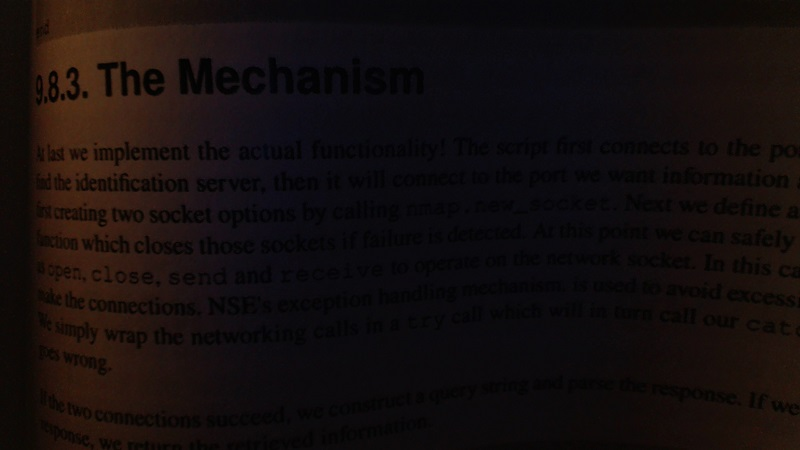
#> input picture open cv/images/bookpage.jpg, 800 x 450 px, given in place of the camera
$ python 'remove green.py'
#> lines starting #> are read from the running program, lines starting #| are printed output that depends on the picture; after the words box and inside, x2 and y2 are one past the last pixel; in counts of white or black regions, pixels touching at a corner belong together
import cv2 as cv
import numpy as np


cap = cv.VideoCapture(0)

#cap.set(3,640)
#cap.set(4,480)

while True:
    temp, img = cap.read()
#> img is the input picture: shape (450, 800, 3); mean B, G, R 13.4, 13.6, 20.3
    hsv = cv.cvtColor(img, cv.COLOR_BGR2HSV)
#> hsv: shape (450, 800, 3); mean H, S, V 81.2, 108.8, 21.8

    kernel = np.zeros((21,21),np.uint8)

    lower_green = np.array([30, 11, 4])
    upper_green = np.array([95, 255, 223])
    mask = cv.inRange(hsv, lower_green, upper_green)
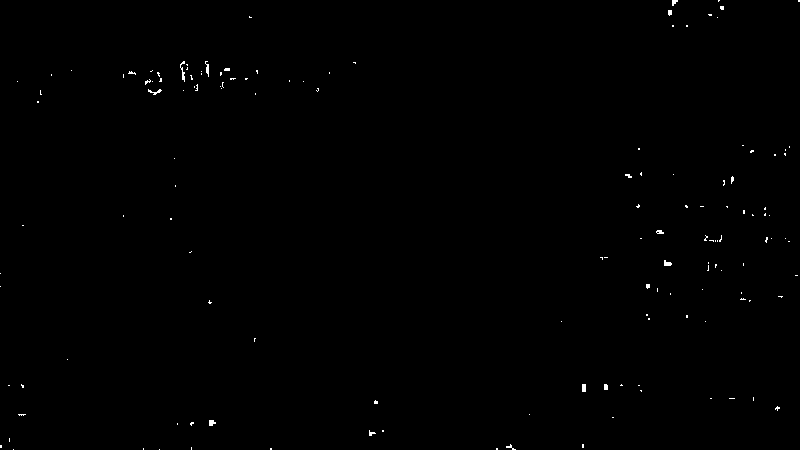
#> mask: shape (450, 800); 0.27% white in thin lines or dots
    openning = cv.morphologyEx(mask, cv.MORPH_OPEN, kernel)
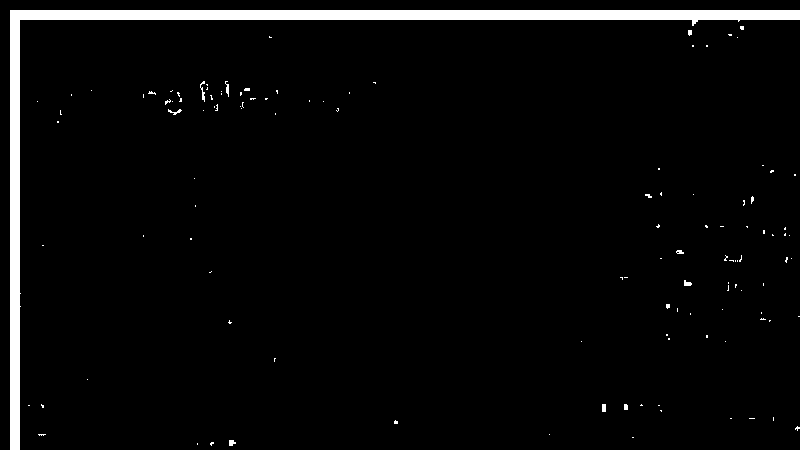
#> openning: shape (450, 800); 3.6% white; 120 white regions (110 under 20 px), largest, box (x1, y1, x2, y2) and area: (10, 10, 800, 450) 12229, (200, 81, 205, 102) 45, (225, 81, 229, 97) 35

    result = cv.bitwise_and(img, img, mask=mask)


    cv.imshow("img", img)
    cv.imshow("mask", mask)
    cv.imshow("maskOpenning", openning)
    cv.imshow("result", result)
    if (cv.waitKey(1) & 0xFF) == ord('q'):
#> (key q is pressed here)
        break

cv.destroyAllWindows()
cap.release()
